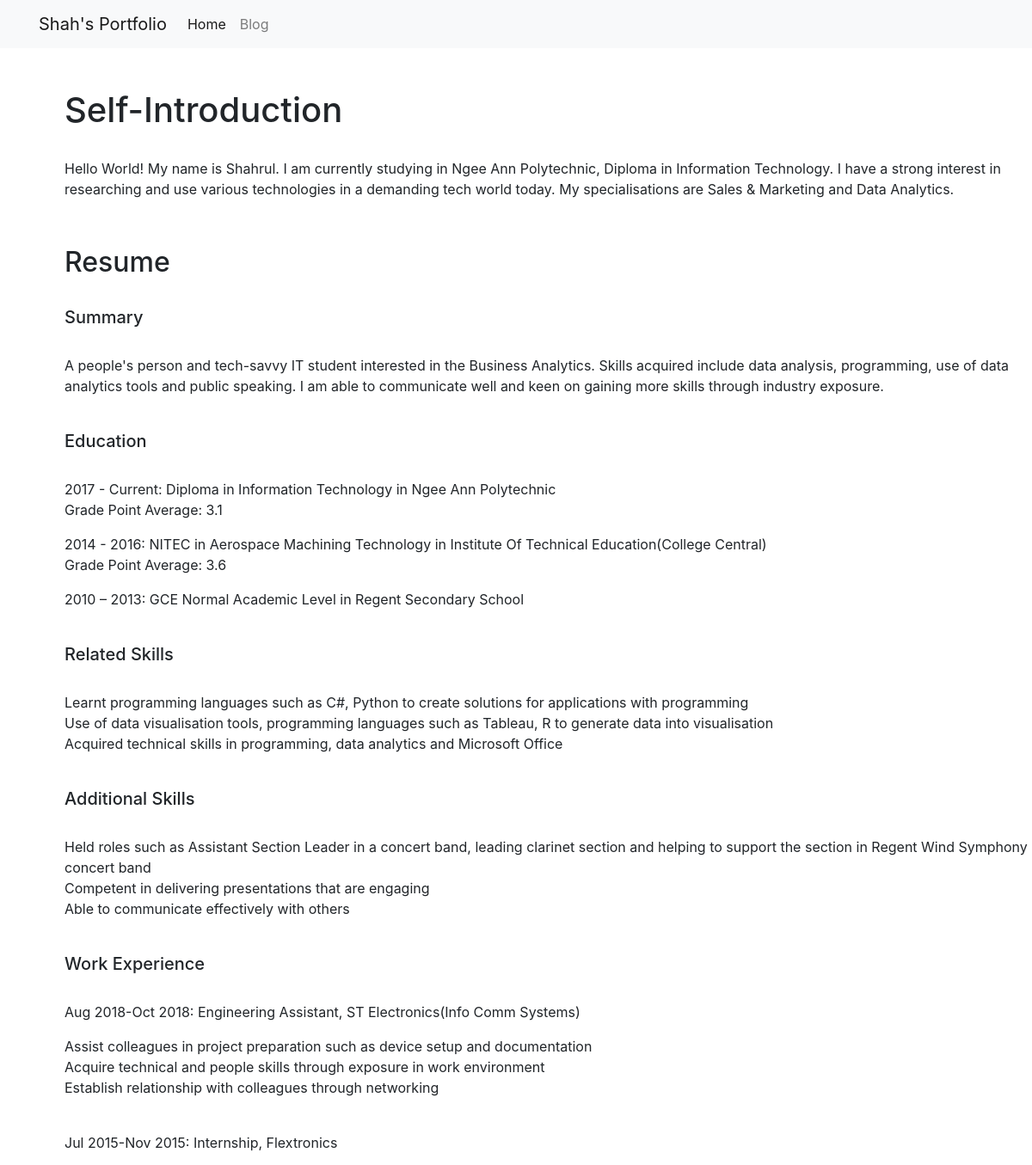
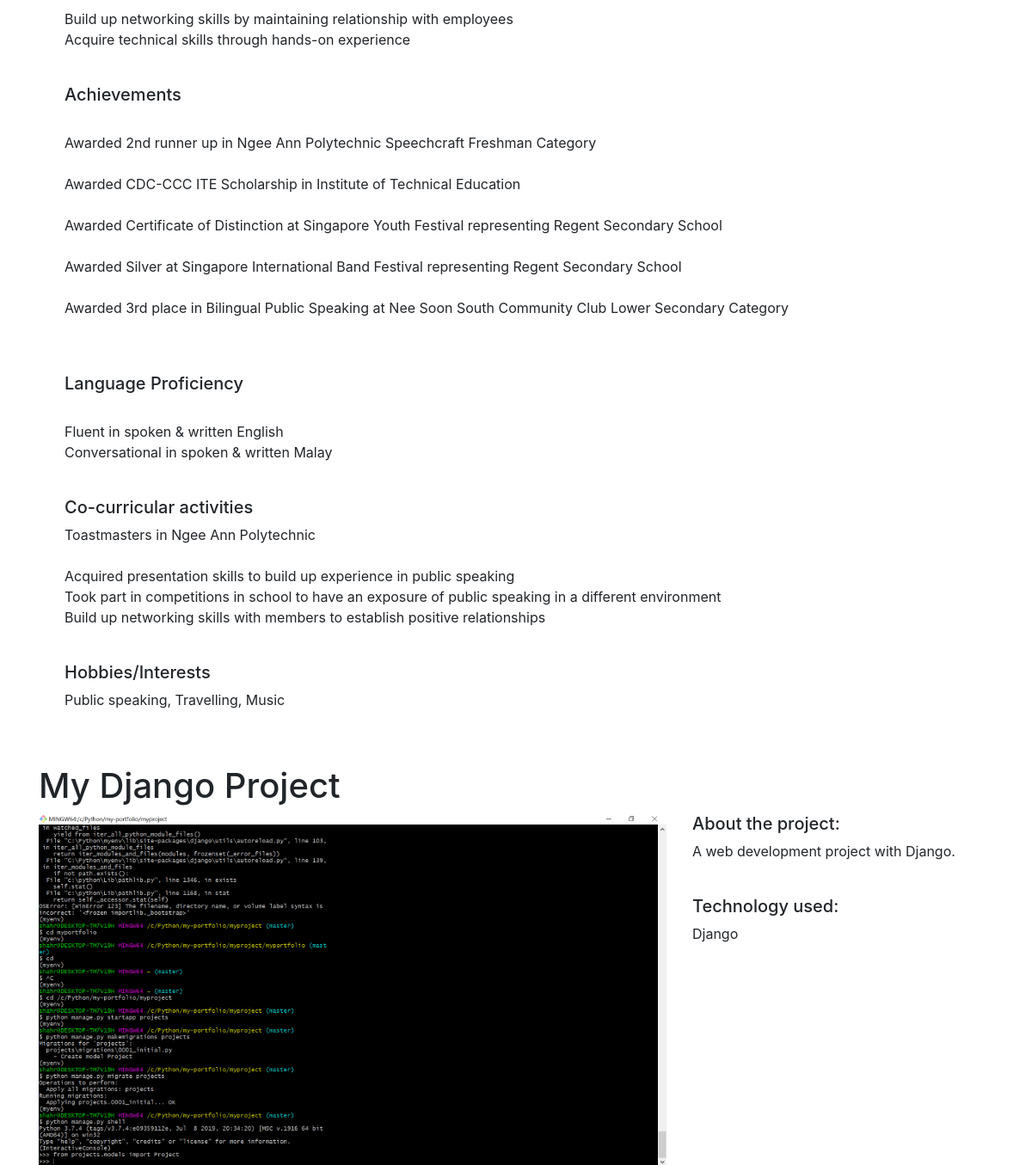
/projects/1/, run on the app's committed database (2 pictures, top to bottom).
### projects/models.py (models this page shows)
class Project(models.Model):
    title = models.CharField(max_length=100)
    description = models.TextField()
    technology = models.CharField(max_length=20)
    image = models.FilePathField(path="/img")

### projects/views.py (the view)
# urls.py: path("<int:pk>/", views.project_detail, name="project_detail"),
def project_detail(request, pk):
    project = Project.objects.get(pk=pk)
    context = {"project": project}
    return render(request, "project_detail.html", context)

### blog/projects/templates/project_detail.html
{% extends "base.html" %}
{% load static %}
{% block page_content %}
<h1>{{ project.title }}</h1>
<div class="row">
    <div class="col-md-8">
        <img src="{% static project.image %}" alt="" width="100%">
    </div>
    <div class="col-md-4">
        <h5>About the project:</h5>
        <p>{{ project.description }}</p>
        <br>
        <h5>Technology used:</h5>
        <p>{{ project.technology }}</p>
    </div>
</div>
{% endblock %}

### data on the page
Project: title "My Django Project", image (picture), description "A web development project with Django.", technology "Django"
